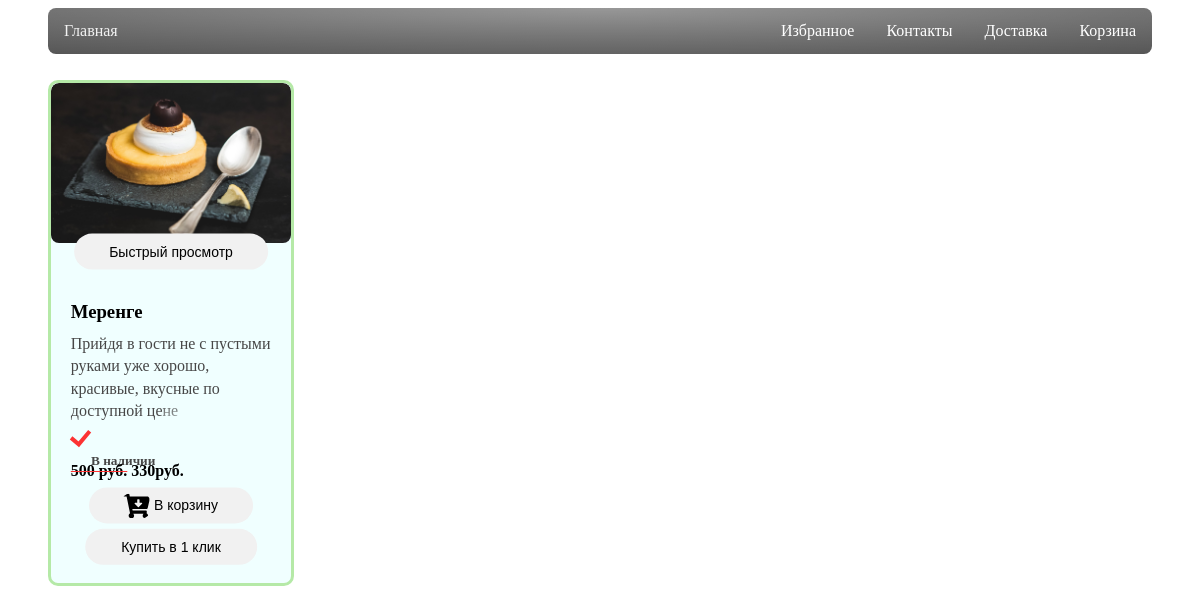
The page /merenge on the database its author committed.
### webmain/model.py (models this page shows, shortened)
class Products(Base):
    __tablename__ = 'Products'
    id = sa.Column(sa.Integer, primary_key=True)
    name = sa.Column(sa.String, nullable=False)
    description = sa.Column(sa.Text, nullable=True)
    price = sa.Column(sa.Integer, nullable=False)
    category = sa.Column(sa.Text, nullable=False)
    link_photo = sa.Column(sa.String, nullable=False)
    link_like = sa.Column(sa.String, nullable=False)
    link_basket = sa.Column(sa.String, nullable=False)

### webmain/__init__.py (the view)
    @app.route("/<category>")
    def products_list(category):
        conn = Session()
        products = conn.query(Products).all()
        if category:
            filtered_products = conn.query(Products).filter_by(category=category)
            return render_template("products.html", products=filtered_products)
        return render_template("products.html", products=products)

### webmain/__init__.py (called while the page is built)
def create_app():
    app = Flask(__name__)
    app.config.from_pyfile('config.py')
    migrate()
    @app.route("/")
    @app.route("/home")
    def index():
        conn = Session()
        categoryes = conn.query(Category).all()
        title = "Пекарня Ессении"
        return render_template("main.html", page_title=title, categoryes=categoryes)
    @app.route("/<category>")
    def products_list(category):
        conn = Session()
        products = conn.query(Products).all()
        if category:
            filtered_products = conn.query(Products).filter_by(category=category)
            return render_template("products.html", products=filtered_products)
        return render_template("products.html", products=products)
    @app.route("/basket")
    def basket():
        return render_template("products.html")
    return app

### webmain/templates/products.html (shortened to what this page needs)
{% extends "base.html" %}
{% block content %}
{% for product in products %}
    <ul class="products clearfix">
        <li class="product-wrapper">
            <a class="product">
                <div class="product-photo">
                    <img src="{{ url_for('static', filename=product.link_photo) }}" alt="">
                    <h3>{{ product.name }}</h3>
                    <p class="product-text">{{ product.description }}</p>
                    <h5>В наличии</h5>
                    <h4 class="price-new"><b class="price-old">500 руб.</b> {{ product.price }}руб. </h4>
                    <div class="buttons">
                        <button id="myBtn1" class="product-preview">Быстрый просмотр</button>
                        <button class="product-buttons-wrap" onclick="openNav()">
                            <img src="{{ url_for('static', filename=product.link_basket) }}">В корзину</button>
                        <button class="product-buttons-wrap1">Купить в 1 клик</button>
                    </div>
                </div>
            </a>
        </li>
    </ul>
{% endfor %}
{% endblock %}

### webmain/static/css/style.css (style rules this page uses)
.product-wrapper { display: block; width: 100%; float: left; transition: width .2s; margin: 10px 0 33px 0; }
@media only screen and (min-width: 450px) { .product-wrapper { width: 50%; } }
@media only screen and (min-width: 768px) { .product-wrapper { width: 33.333%; } }
@media only screen and (min-width: 1000px) { .product-wrapper { width: 25%; } }
.product { display: block; border: 3px solid #b5e9a7; border-radius: 10px; position: relative; background: #F0FFFF; margin: 0 40px 30px 0; text-decoration: none; color: #474747; z-index: 0; height: 500px; }
.product-photo { position: relative; padding-bottom: 100%; overflow: hidden; border-radius: 8px; }
.product-photo img { position: absolute; top: 0; bottom: 2; left: 0; right: 0; max-width: 100%; max-height: 100%; margin: auto; border-radius: 8px; transition: transform .4s ease-out; }
.product-text { position: relative; margin: 20px; margin-bottom: -90px; font-size: 1em; line-height: 1.4em; height: 5.6em; overflow: hidden; transform: translate(-0.13%, 210%); }
.product-text:after { content: ''; display: inline-block; position: absolute; bottom: 0; right: 0; width: 6.7em; height: 1.6em; background: linear-gradient(to left top, #F0FFFF, rgba(255, 255, 255, 0)); }
.product h3 { position: relative; margin: 20px; transform: translate(-0.13%, 900%); color: #000000 }
.price-new { position: relative; margin: 20px; transform: translate(-0.100%, 1450%); color: #000000 }
.price-old { text-decoration: line-through #ff3535 !important; }
.product h5 { position: relative; margin: 20px; transform: translate(10%, 1800%); }
.product-preview { position: relative; top: 50%; left: 50%; transform: translate(-50%, -15%); -ms-transform: translate(-50%, -50%); background-color: #f1f1f1; color: black; font-size: 14px; padding: 10px 35px; border: none; cursor: pointer; border-radius: 20px; text-align: center; outline: none; }
.product-buttons-wrap { position: relative; top: 50%; left: 50%; transform: translate(-50%, 590%); -ms-transform: translate(-50%, -50%); background-color: #f1f1f1; color: black; font-size: 14px; padding: 10px 35px; border: none; cursor: pointer; border-radius: 20px; text-indent: 30px; outline: none; }
.product-buttons-wrap img { max-width: 70%; max-height: 70%; bottom: -2px; left: -70px; }
.product-buttons-wrap1 { position: relative; top: 50%; left: 50%; transform: translate(-50%, 605%); -ms-transform: translate(-50%, -50%); background-color: #f1f1f1; color: black; font-size: 14px; padding: 10px 36px; border: none; cursor: pointer; border-radius: 20px; text-align: center; outline: none; }
a { text-decoration: none; }

### rows shown on the page
Products: link_photo (picture), name "Меренге", description "Прийдя в гости не с пустыми руками уже хорошо, красивые, вкусные по доступной цене", price "330", link_basket (picture)
